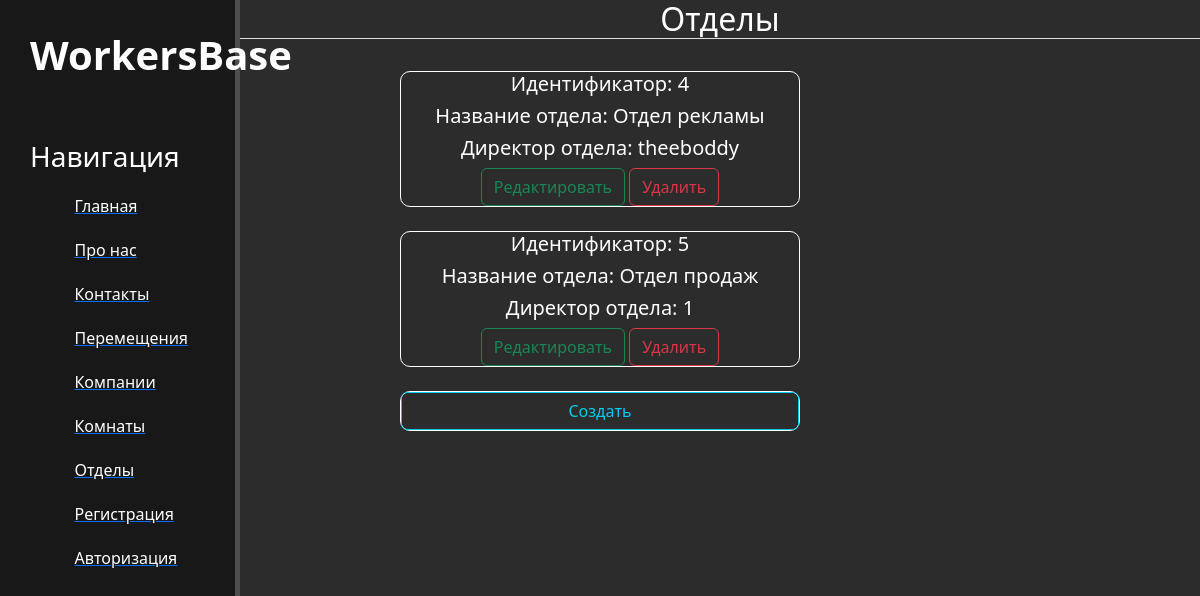
Screenshot of /section/ with the database file from the repository.
### main/models.py (models this page shows, shortened)
class Section(models.Model):
    name = models.CharField("Название отдела", max_length=200)
    leader = models.OneToOneField(User, on_delete=models.CASCADE)
    class Meta:
        verbose_name = 'Отдел'
        verbose_name_plural = 'Отделы'

class User(AbstractUser):
    role = models.CharField("Роль пользователя", max_length=200, default="User")

### main/views.py (the view)
# urls.py: path("section/", section_view, name="section"),
def section_view(request):
    section = Section.objects.all()
    context = {"section": section}
    return render(request, "main/section.html", context)

### main/templates/main/section.html
{% extends 'main/layout.html'%}
{% block content %}
<div class="" style="color: white">
    <h2 class="text-center border-bottom">Отделы</h2>
    <br>
    {% for i in section %}
    <div class="profile_block text-center">
        <h5>Идентификатор: {{ i.id }}</h5>
        <h5>Название отдела: {{ i.name }}</h5>
        <h5>Директор отдела: {{ i.leader }}</h5>
        <a href="{% url 'update_section' i.id %}" class="btn btn-outline-success">Редактировать</a>
        <a href="{% url 'delete_section' i.id %}" class="btn btn-outline-danger">Удалить</a>
    </div>
    <br>
    {% endfor %}
    <div class="profile_block text-center">
        <a href="{% url 'create_section' %}" class="btn btn-outline-info" style="width: 100%">Создать</a>
    </div>
</div>
{% endblock %}

### main/static/main/css/main.css (style rules this page uses)
body { background: #2c2c2c; }
.profile_block { width: 400px; height: auto; margin: auto; border: 1px solid white; border-radius: 10px; }

### rows the page displays
Section: id "4", name "Отдел рекламы", leader "theeboddy"
Section: id "5", name "Отдел продаж", leader "1"
